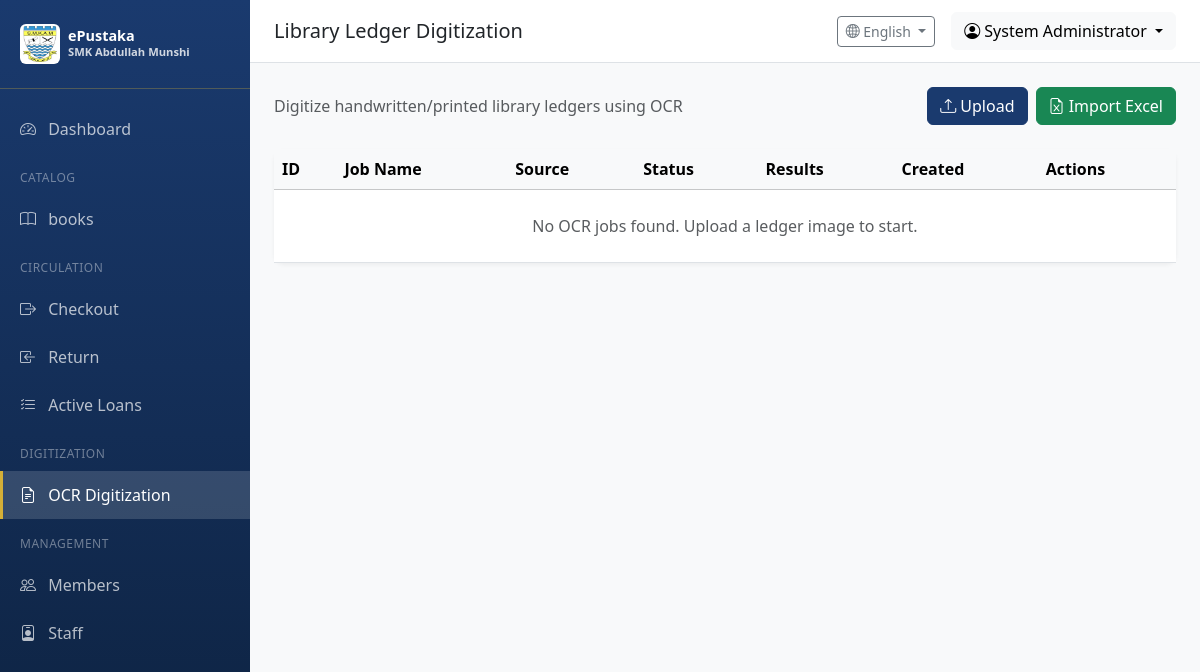
The page /ocr/ (signed in) on the database as committed earlier.
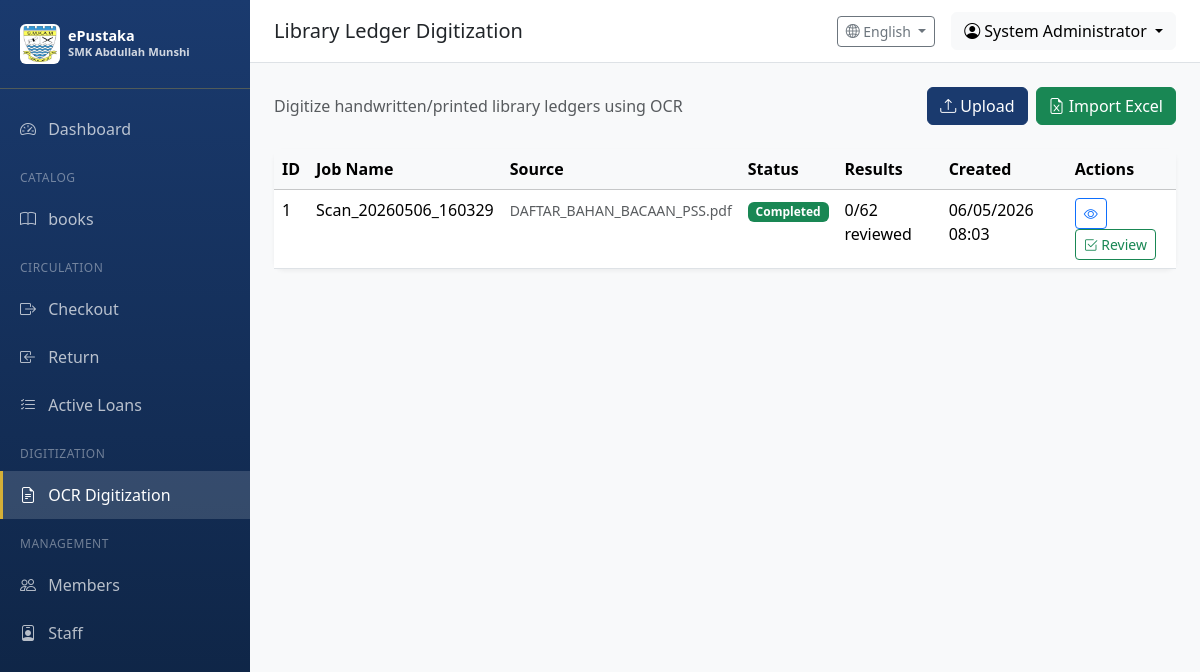
The same page on the database as committed later.
### app/models/ocr.py (models this page shows, shortened)
class OCRJob(db.Model):
    __tablename__ = 'ocr_jobs'
    id = db.Column(db.Integer, primary_key=True)
    job_name = db.Column(db.String(128), nullable=False)
    source_type = db.Column(db.String(32), default='file_upload')  # file_upload, scanner, watched_folder
    source_path = db.Column(db.String(512), nullable=False)
    original_filename = db.Column(db.String(256))
    page_count = db.Column(db.Integer, default=1)
    status = db.Column(db.String(20), default=OCRJobStatus.PENDING.value, index=True)
    progress = db.Column(db.Integer, default=0)  # 0-100%
    error_message = db.Column(db.Text)
    ocr_language = db.Column(db.String(32), default='eng+msa')  # Tesseract language codes
    ocr_config = db.Column(db.Text)  # JSON config
    created_at = db.Column(db.DateTime, default=datetime.utcnow, index=True)
    started_at = db.Column(db.DateTime)
    completed_at = db.Column(db.DateTime)
    reviewed_at = db.Column(db.DateTime)
    committed_at = db.Column(db.DateTime)
    created_by = db.Column(db.Integer, db.ForeignKey('users.id'))
    reviewed_by = db.Column(db.Integer, db.ForeignKey('users.id'))
    results = db.relationship('OCRResult', backref='job', lazy='dynamic', cascade='all, delete-orphan')
    creator = db.relationship('User', foreign_keys=[created_by])
    reviewer = db.relationship('User', foreign_keys=[reviewed_by])
    @property
    def result_count(self):
        return self.results.count()
    @property
    def reviewed_count(self):
        return self.results.filter(OCRResult.is_reviewed == True).count()

### app/routes/ocr.py (the view)
@ocr_bp.route('/')
@login_required
@permission_required(Permission.OCR_DIGITIZE)
def index():
    page = request.args.get('page', 1, type=int)
    jobs = OCRJob.query.order_by(OCRJob.created_at.desc()).paginate(page=page, per_page=20)
    return render_template('ocr/index.html', jobs=jobs)

### app/models/user.py (called while the page is built)
@login_manager.user_loader
def load_user(user_id):
    from app.models import Member
    if user_id.startswith('user_'):
        user_id_num = int(user_id.split('_')[1])
        return User.query.get(user_id_num)
    elif user_id.startswith('member_'):
        user_id_num = int(user_id.split('_')[1])
        return Member.query.get(user_id_num)
    else:
        return User.query.get(int(user_id))

    def has_permission(self, perm):
        return self.permissions & perm == perm

    def can(self, perm):
        return self.role is not None and self.role.has_permission(perm)

### app/routes/ocr.py (called while the page is built)
def permission_required(perm):
    def decorator(f):
        from functools import wraps
        @wraps(f)
        def decorated_function(*args, **kwargs):
            if not current_user.can(perm):
                flash('You do not have permission to access this page', 'error')
                return redirect(url_for('main.dashboard'))
            return f(*args, **kwargs)
        return decorated_function
    return decorator

### app/utils/i18n.py (called while the page is built)
def get_language() -> str:
    try:
        return session.get('language', DEFAULT_LANGUAGE)
    except RuntimeError:
        return DEFAULT_LANGUAGE

### app/templates/ocr/index.html (shortened to what the changed rows need)
{% extends "base.html" %}
{% block content %}
<div class="card table-card">
    <div class="card-body p-0">
        <div class="table-responsive">
            <table class="table table-hover mb-0">
                <thead class="table-light">
                    <tr>
                        <th>ID</th>
                        <th>{{ t('job_name') }}</th>
                        <th>{{ 'Source' if current_language == 'en' else 'Sumber' }}</th>
                        <th>{{ t('status') }}</th>
                        <th>{{ 'Results' if current_language == 'en' else 'Keputusan' }}</th>
                        <th>{{ t('created_at') }}</th>
                        <th>{{ t('actions') }}</th>
                    </tr>
                </thead>
                <tbody>
                    {% for job in jobs.items %}
                    <tr>
                        <td>{{ job.id }}</td>
                        <td>{{ job.job_name }}</td>
                        <td>
                            <small class="text-muted">{{ job.original_filename or (job.source_path.split('/')[-1] if job.source_path else '-') }}</small>
                        </td>
                        <td>
                            {% if job.status == 'pending' %}
                                <span class="badge bg-secondary">{{ t('pending') }}</span>
                            {% elif job.status == 'processing' %}
                                <span class="badge bg-primary">{{ t('processing') }}</span>
                            {% elif job.status == 'completed' %}
                                <span class="badge bg-success">{{ t('completed') }}</span>
                            {% elif job.status == 'reviewed' %}
                                <span class="badge bg-info">{{ 'Reviewed' if current_language == 'en' else 'Disemak' }}</span>
                            {% elif job.status == 'committed' %}
                                <span class="badge bg-dark">{{ 'Committed' if current_language == 'en' else 'Disimpan' }}</span>
                            {% elif job.status == 'failed' %}
                                <span class="badge bg-danger">{{ t('failed') }}</span>
                            {% endif %}
                        </td>
                        <td>
                            {% if job.result_count > 0 %}
                                {{ job.reviewed_count }}/{{ job.result_count }} {{ 'reviewed' if current_language == 'en' else 'disemak' }}
                            {% else %}
                                -
                            {% endif %}
                        </td>
                        <td>{{ job.created_at.strftime('%d/%m/%Y %H:%M') }}</td>
                        <td>
                            <a href="{{ url_for('ocr.view_job', job_id=job.id) }}" class="btn btn-sm btn-outline-primary">
                                <i class="bi bi-eye"></i>
                            </a>
                            {% if job.status == 'completed' %}
                            <a href="{{ url_for('ocr.review_job', job_id=job.id) }}" class="btn btn-sm btn-outline-success">
                                <i class="bi bi-check2-square"></i> {{ t('review') }}
                            </a>
                            {% endif %}
                        </td>
                    </tr>
                    {% else %}
                    <tr>
                        <td colspan="7" class="text-center text-muted py-4">
                            {{ t('no_jobs') }}
                        </td>
                    </tr>
                    {% endfor %}
                </tbody>
            </table>
        </div>
    </div>
</div>
{% endblock %}

Rows that differ between the two databases and show on the page:
added OCRJob: id "1", job_name "Scan_20260506_160329", original_filename "DAFTAR_BAHAN_BACAAN_PSS.pdf", status "Completed", reviewed_count "0", result_count "62", value "reviewed", created_at "06/05/2026 08:03", t "Review"
Other text that changed with them:
{{ t('no_jobs') }}: "No OCR jobs found. Upload a ledger image to start." → (not shown)
